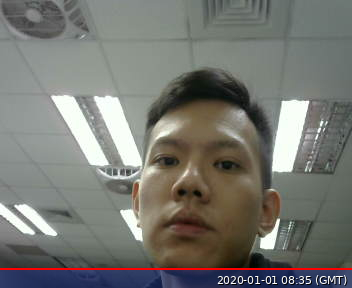
#> input picture human.png, 352 x 288 px, found by its file name
$ python detectface.py   (older library calls are emulated)
#> lines starting #> are read from the running program, lines starting #| are printed output that depends on the picture; after the words box and inside, x2 and y2 are one past the last pixel; in counts of white or black regions, pixels touching at a corner belong together
import cv2
from PIL import Image

casc_path = "/home/pi/haarcascade_frontalface_default.xml"
faceCascade = cv2.CascadeClassifier(casc_path)
imagename = cv2.imread("/home/pi/autophoto/human.png")
#> imagename is the input picture: shape (288, 352, 3); mean B, G, R 113.3, 118.8, 118.3
faces = faceCascade.detectMultiScale(imagename, scaleFactor=1.1, minNeighbors=5, minSize=(30,30), flags = cv2.CASCADE_SCALE_IMAGE)
#> faces = [[120, 100, 155, 155]]

cv2.rectangle(imagename, (10,imagename.shape[0]-20), (110,imagename.shape[0]), (0,0,0), -1)
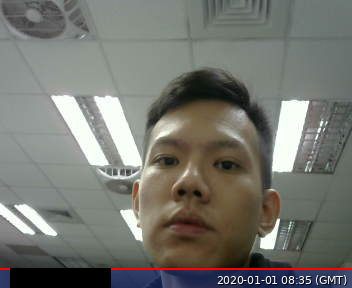
#> imagename: shape (288, 352, 3); 1.99% of pixels changed, all inside (x1, y1, x2, y2) = (10, 268, 111, 288)

#cv2.putText(imagename,"Find " + str(len(faces)) + "face!",(10,imagename.shape[0]-5),cv2.FONT_HERSHEY_SIMPLEX,0.5,(255,255,255),2)

imagename = cv2.cvtColor(imagename,cv2.COLOR_BGR2RGB)
count = 1
for (x,y,w,h) in faces:
    cv2.rectangle(imagename,(x,y),(x+w,y+h),(128,255,0),2)
    filename = "human" + "face" + ".png"
    image1 = Image.fromarray(imagename)
    #image1 = Image.open(imagename)
    image2 = image1.crop((x,y,x+w,y+h))
    image3 = image2.resize((200,200),Image.ANTIALIAS)
    image3.save('/home/pi/autophoto/'+filename)
    count += 1
#> this loop made 1 pass
#> (x, y, w, h, filename, count) on pass 1: (120, 100, 155, 155, 'humanface.png', 2)
#> pass 1, `image2 = image1.crop((x,y,x+w,y+h))`:
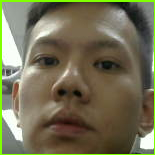
#> image2: PIL image 155x155 RGB; mean R, G, B 114.5, 109.9, 83.6
#> pass 1, `image3 = image2.resize((200,200),Image.ANTIALIAS)`:
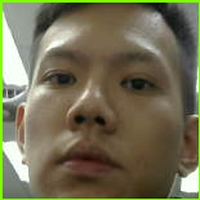
#> image3: PIL image 200x200 RGB; mean R, G, B 114.5, 109.6, 83.7
#> after the loop, count = 2
